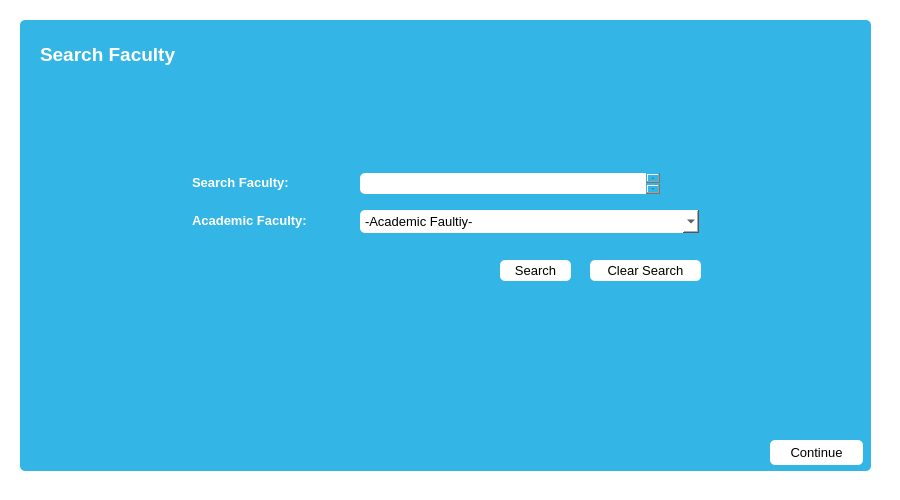
<?xml version="1.0" encoding="UTF-8"?>
<ui version="4.0">
 <class>faculty</class>
 <widget class="QWidget" name="faculty">
  <property name="enabled">
   <bool>true</bool>
  </property>
  <property name="geometry">
   <rect>
    <x>0</x>
    <y>0</y>
    <width>900</width>
    <height>500</height>
   </rect>
  </property>
  <property name="minimumSize">
   <size>
    <width>900</width>
    <height>500</height>
   </size>
  </property>
  <property name="maximumSize">
   <size>
    <width>900</width>
    <height>500</height>
   </size>
  </property>
  <property name="windowTitle">
   <string>Faculty</string>
  </property>
  <property name="styleSheet">
   <string notr="true">border-radius: 5px;
background-color:white
</string>
  </property>
  <widget class="QWidget" name="layoutWidget">
   <property name="geometry">
    <rect>
     <x>0</x>
     <y>0</y>
     <width>2</width>
     <height>2</height>
    </rect>
   </property>
   <layout class="QHBoxLayout" name="horizontalLayout"/>
  </widget>
  <widget class="QWidget" name="layoutWidget">
   <property name="geometry">
    <rect>
     <x>0</x>
     <y>0</y>
     <width>2</width>
     <height>2</height>
    </rect>
   </property>
   <layout class="QHBoxLayout" name="horizontalLayout_2"/>
  </widget>
  <widget class="QWidget" name="layoutWidget">
   <property name="geometry">
    <rect>
     <x>0</x>
     <y>0</y>
     <width>2</width>
     <height>2</height>
    </rect>
   </property>
   <layout class="QVBoxLayout" name="verticalLayout_2"/>
  </widget>
  <widget class="QWidget" name="layoutWidget">
   <property name="geometry">
    <rect>
     <x>0</x>
     <y>0</y>
     <width>2</width>
     <height>2</height>
    </rect>
   </property>
   <layout class="QVBoxLayout" name="verticalLayout_3"/>
  </widget>
  <widget class="QWidget" name="widget" native="true">
   <property name="geometry">
    <rect>
     <x>20</x>
     <y>20</y>
     <width>851</width>
     <height>451</height>
    </rect>
   </property>
   <property name="styleSheet">
    <string notr="true">background-color: #33b5e5


</string>
   </property>
   <widget class="QLabel" name="Search">
    <property name="geometry">
     <rect>
      <x>20</x>
      <y>20</y>
      <width>171</width>
      <height>28</height>
     </rect>
    </property>
    <property name="font">
     <font>
      <pointsize>14</pointsize>
      <weight>75</weight>
      <bold>true</bold>
     </font>
    </property>
    <property name="styleSheet">
     <string notr="true">color:#ffffff</string>
    </property>
    <property name="text">
     <string>Search Faculty</string>
    </property>
   </widget>
   <widget class="QPushButton" name="conitnuepushButton">
    <property name="geometry">
     <rect>
      <x>750</x>
      <y>420</y>
      <width>93</width>
      <height>25</height>
     </rect>
    </property>
    <property name="palette">
     <palette>
      <active>
       <colorrole role="WindowText">
        <brush brushstyle="SolidPattern">
         <color alpha="255">
          <red>0</red>
          <green>0</green>
          <blue>0</blue>
         </color>
        </brush>
       </colorrole>
       <colorrole role="Button">
        <brush brushstyle="SolidPattern">
         <color alpha="255">
          <red>255</red>
          <green>255</green>
          <blue>255</blue>
         </color>
        </brush>
       </colorrole>
       <colorrole role="Text">
        <brush brushstyle="SolidPattern">
         <color alpha="255">
          <red>0</red>
          <green>0</green>
          <blue>0</blue>
         </color>
        </brush>
       </colorrole>
       <colorrole role="ButtonText">
        <brush brushstyle="SolidPattern">
         <color alpha="255">
          <red>0</red>
          <green>0</green>
          <blue>0</blue>
         </color>
        </brush>
       </colorrole>
       <colorrole role="Base">
        <brush brushstyle="SolidPattern">
         <color alpha="255">
          <red>255</red>
          <green>255</green>
          <blue>255</blue>
         </color>
        </brush>
       </colorrole>
       <colorrole role="Window">
        <brush brushstyle="SolidPattern">
         <color alpha="255">
          <red>255</red>
          <green>255</green>
          <blue>255</blue>
         </color>
        </brush>
       </colorrole>
       <colorrole role="PlaceholderText">
        <brush brushstyle="NoBrush">
         <color alpha="128">
          <red>0</red>
          <green>0</green>
          <blue>0</blue>
         </color>
        </brush>
       </colorrole>
      </active>
      <inactive>
       <colorrole role="WindowText">
        <brush brushstyle="SolidPattern">
         <color alpha="255">
          <red>0</red>
          <green>0</green>
          <blue>0</blue>
         </color>
        </brush>
       </colorrole>
       <colorrole role="Button">
        <brush brushstyle="SolidPattern">
         <color alpha="255">
          <red>255</red>
          <green>255</green>
          <blue>255</blue>
         </color>
        </brush>
       </colorrole>
       <colorrole role="Text">
        <brush brushstyle="SolidPattern">
         <color alpha="255">
          <red>0</red>
          <green>0</green>
          <blue>0</blue>
         </color>
        </brush>
       </colorrole>
       <colorrole role="ButtonText">
        <brush brushstyle="SolidPattern">
         <color alpha="255">
          <red>0</red>
          <green>0</green>
          <blue>0</blue>
         </color>
        </brush>
       </colorrole>
       <colorrole role="Base">
        <brush brushstyle="SolidPattern">
         <color alpha="255">
          <red>255</red>
          <green>255</green>
          <blue>255</blue>
         </color>
        </brush>
       </colorrole>
       <colorrole role="Window">
        <brush brushstyle="SolidPattern">
         <color alpha="255">
          <red>255</red>
          <green>255</green>
          <blue>255</blue>
         </color>
        </brush>
       </colorrole>
       <colorrole role="PlaceholderText">
        <brush brushstyle="NoBrush">
         <color alpha="128">
          <red>0</red>
          <green>0</green>
          <blue>0</blue>
         </color>
        </brush>
       </colorrole>
      </inactive>
      <disabled>
       <colorrole role="WindowText">
        <brush brushstyle="SolidPattern">
         <color alpha="255">
          <red>0</red>
          <green>0</green>
          <blue>0</blue>
         </color>
        </brush>
       </colorrole>
       <colorrole role="Button">
        <brush brushstyle="SolidPattern">
         <color alpha="255">
          <red>255</red>
          <green>255</green>
          <blue>255</blue>
         </color>
        </brush>
       </colorrole>
       <colorrole role="Text">
        <brush brushstyle="SolidPattern">
         <color alpha="255">
          <red>0</red>
          <green>0</green>
          <blue>0</blue>
         </color>
        </brush>
       </colorrole>
       <colorrole role="ButtonText">
        <brush brushstyle="SolidPattern">
         <color alpha="255">
          <red>0</red>
          <green>0</green>
          <blue>0</blue>
         </color>
        </brush>
       </colorrole>
       <colorrole role="Base">
        <brush brushstyle="SolidPattern">
         <color alpha="255">
          <red>255</red>
          <green>255</green>
          <blue>255</blue>
         </color>
        </brush>
       </colorrole>
       <colorrole role="Window">
        <brush brushstyle="SolidPattern">
         <color alpha="255">
          <red>255</red>
          <green>255</green>
          <blue>255</blue>
         </color>
        </brush>
       </colorrole>
       <colorrole role="PlaceholderText">
        <brush brushstyle="NoBrush">
         <color alpha="128">
          <red>0</red>
          <green>0</green>
          <blue>0</blue>
         </color>
        </brush>
       </colorrole>
      </disabled>
     </palette>
    </property>
    <property name="font">
     <font>
      <pointsize>10</pointsize>
     </font>
    </property>
    <property name="mouseTracking">
     <bool>false</bool>
    </property>
    <property name="styleSheet">
     <string notr="true">color: #000000;
background-color:#ffffff</string>
    </property>
    <property name="text">
     <string>Continue</string>
    </property>
    <property name="checkable">
     <bool>false</bool>
    </property>
    <property name="checked">
     <bool>false</bool>
    </property>
    <property name="default">
     <bool>true</bool>
    </property>
    <property name="flat">
     <bool>false</bool>
    </property>
   </widget>
   <widget class="QPushButton" name="clearPushButton">
    <property name="geometry">
     <rect>
      <x>570</x>
      <y>240</y>
      <width>111</width>
      <height>21</height>
     </rect>
    </property>
    <property name="font">
     <font>
      <pointsize>10</pointsize>
     </font>
    </property>
    <property name="styleSheet">
     <string notr="true">color: #000000;
background-color:#ffffff</string>
    </property>
    <property name="text">
     <string>Clear Search</string>
    </property>
   </widget>
   <widget class="QPushButton" name="searchpushButton">
    <property name="geometry">
     <rect>
      <x>480</x>
      <y>240</y>
      <width>71</width>
      <height>21</height>
     </rect>
    </property>
    <property name="font">
     <font>
      <pointsize>10</pointsize>
     </font>
    </property>
    <property name="styleSheet">
     <string notr="true">color: #000000;
background-color:#ffffff</string>
    </property>
    <property name="text">
     <string>Search</string>
    </property>
   </widget>
   <widget class="QLabel" name="searchLabel">
    <property name="geometry">
     <rect>
      <x>172</x>
      <y>152</y>
      <width>131</width>
      <height>21</height>
     </rect>
    </property>
    <property name="font">
     <font>
      <pointsize>10</pointsize>
      <weight>75</weight>
      <bold>true</bold>
     </font>
    </property>
    <property name="styleSheet">
     <string notr="true">color:#ffffff</string>
    </property>
    <property name="text">
     <string>Search Faculty:</string>
    </property>
   </widget>
   <widget class="QTextEdit" name="aatextEdit">
    <property name="geometry">
     <rect>
      <x>340</x>
      <y>153</y>
      <width>300</width>
      <height>21</height>
     </rect>
    </property>
    <property name="sizePolicy">
     <sizepolicy hsizetype="Fixed" vsizetype="Fixed">
      <horstretch>0</horstretch>
      <verstretch>0</verstretch>
     </sizepolicy>
    </property>
    <property name="maximumSize">
     <size>
      <width>300</width>
      <height>22</height>
     </size>
    </property>
    <property name="font">
     <font>
      <pointsize>10</pointsize>
     </font>
    </property>
    <property name="styleSheet">
     <string notr="true">color: #000000;
background-color:#ffffff</string>
    </property>
   </widget>
   <widget class="QComboBox" name="sequenceComboBox_2">
    <property name="geometry">
     <rect>
      <x>340</x>
      <y>190</y>
      <width>339</width>
      <height>23</height>
     </rect>
    </property>
    <property name="font">
     <font>
      <pointsize>10</pointsize>
     </font>
    </property>
    <property name="styleSheet">
     <string notr="true">color: #000000;
background-color:#ffffff</string>
    </property>
    <item>
     <property name="text">
      <string>-Academic Faultiy-</string>
     </property>
    </item>
    <item>
     <property name="text">
      <string>Faculty of Education and Arts</string>
     </property>
    </item>
    <item>
     <property name="text">
      <string>Faculty of Management and Social Sciences</string>
     </property>
    </item>
    <item>
     <property name="text">
      <string>Faculty of Health Sciences</string>
     </property>
    </item>
    <item>
     <property name="text">
      <string>Faculty of Science and Technology</string>
     </property>
    </item>
   </widget>
   <widget class="QLabel" name="FacultyLabel">
    <property name="geometry">
     <rect>
      <x>172</x>
      <y>190</y>
      <width>155</width>
      <height>21</height>
     </rect>
    </property>
    <property name="font">
     <font>
      <pointsize>10</pointsize>
      <weight>75</weight>
      <bold>true</bold>
     </font>
    </property>
    <property name="styleSheet">
     <string notr="true">color:#ffffff</string>
    </property>
    <property name="text">
     <string>Academic Faculty:</string>
    </property>
   </widget>
  </widget>
 </widget>
 <resources/>
 <connections/>
</ui>
